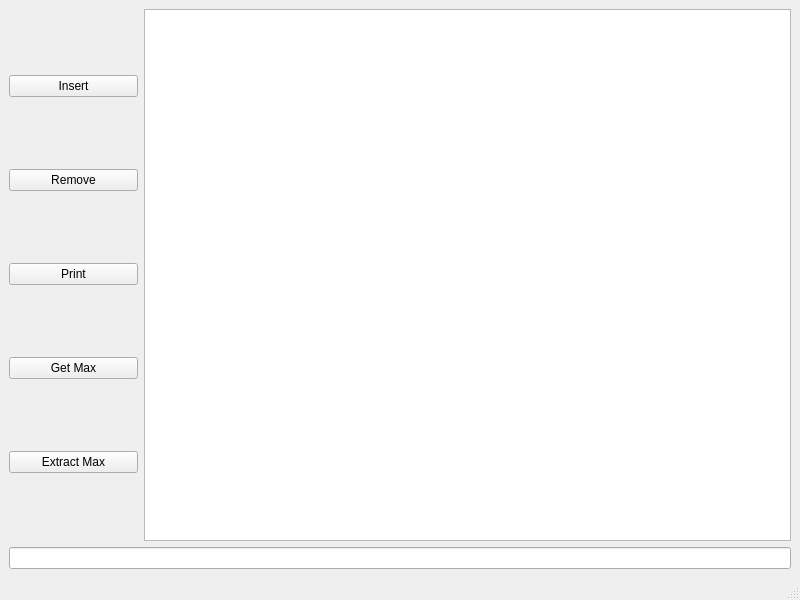
<?xml version="1.0" encoding="UTF-8"?>
<ui version="4.0">
 <class>MainWindow</class>
 <widget class="QMainWindow" name="MainWindow">
  <property name="geometry">
   <rect>
    <x>0</x>
    <y>0</y>
    <width>800</width>
    <height>600</height>
   </rect>
  </property>
  <property name="windowTitle">
   <string>ГУджу</string>
  </property>
  <widget class="QWidget" name="centralwidget">
   <layout class="QGridLayout" name="gridLayout_2">
    <item row="0" column="0">
     <layout class="QGridLayout" name="gridLayout" columnstretch="1,5">
      <item row="8" column="0" colspan="2">
       <widget class="QLineEdit" name="lineEdit"/>
      </item>
      <item row="0" column="0" rowspan="8">
       <layout class="QVBoxLayout" name="verticalLayout">
        <item>
         <widget class="QPushButton" name="insert_btn">
          <property name="text">
           <string>Insert</string>
          </property>
         </widget>
        </item>
        <item>
         <widget class="QPushButton" name="remove_btn">
          <property name="text">
           <string>Remove</string>
          </property>
         </widget>
        </item>
        <item>
         <widget class="QPushButton" name="print_btn">
          <property name="text">
           <string>Print</string>
          </property>
         </widget>
        </item>
        <item>
         <widget class="QPushButton" name="getMax_btn">
          <property name="text">
           <string>Get Max</string>
          </property>
         </widget>
        </item>
        <item>
         <widget class="QPushButton" name="extrMax_btn">
          <property name="text">
           <string>Extract Max</string>
          </property>
         </widget>
        </item>
       </layout>
      </item>
      <item row="0" column="1" rowspan="8">
       <widget class="QTreeView" name="treeView"/>
      </item>
     </layout>
    </item>
   </layout>
  </widget>
  <widget class="QMenuBar" name="menubar">
   <property name="geometry">
    <rect>
     <x>0</x>
     <y>0</y>
     <width>800</width>
     <height>22</height>
    </rect>
   </property>
  </widget>
  <widget class="QStatusBar" name="statusbar"/>
 </widget>
 <resources/>
 <connections/>
</ui>
